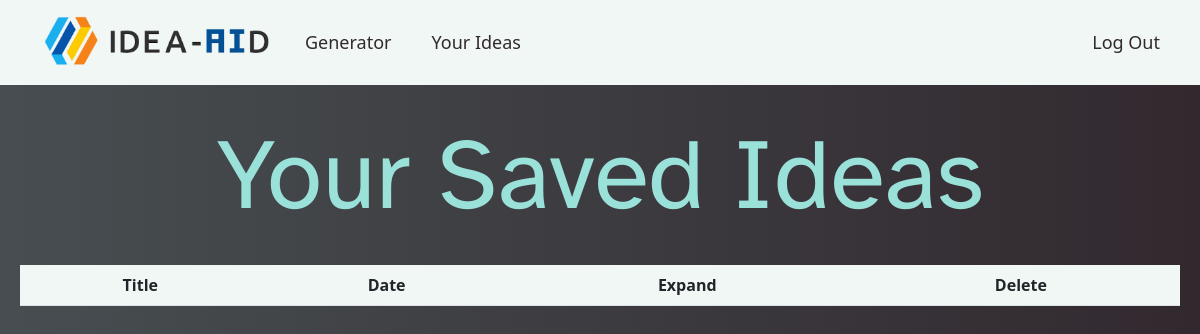
The page /saved (signed in) on the database as committed earlier.
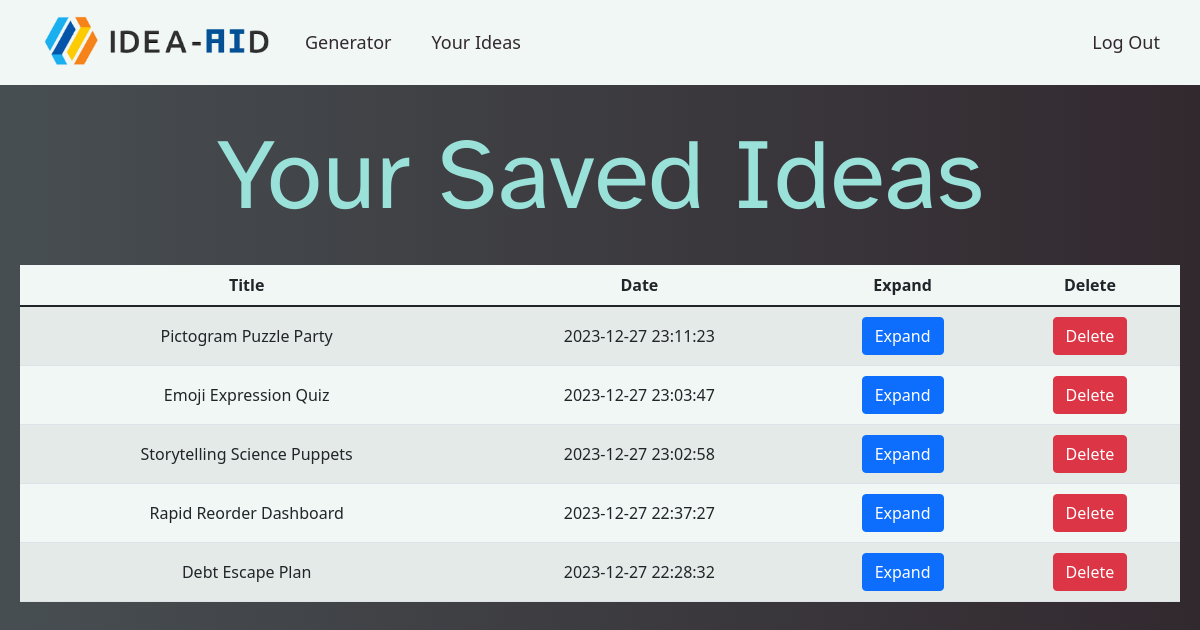
The same page on the database as committed later.
### tables this page shows
CREATE TABLE ideas (ideaID INTEGER PRIMARY KEY AUTOINCREMENT NOT NULL,  userID INTEGER NOT NULL, title TEXT NOT NULL, date_edited DATE NOT NULL);

### app.py (the view)
@app.route("/saved")
@login_required
def saved():
    uid = session["user_id"]
    ideas = db.execute("SELECT * FROM ideas WHERE userID = ? ORDER BY date_edited DESC", uid)
    return render_template("saved.html", ideas=ideas)

### helpers.py (called while the page is built)
def login_required(f): # f is a function, the actual one that will be done like /index or /sell, underneath
    @wraps(f) #this is a function that takes the original function and makes it keep all its metadata
    def decorated_function(*args, **kwargs): #this either makes the original function go to login or what it should be
        if session.get("user_id") is None:
            return redirect("/login")
        return f(*args, **kwargs)
    return decorated_function

### templates/saved.html (shortened to what this page needs)
{% extends "layout.html" %}
{% block header %}
    <h1>Your Saved Ideas</h1>
{% endblock %}
{% block main %}
    <div>
        <div class="saved-ideas">
            <table class="table table-striped">
                <thead>
                    <tr>
                        <th scope="col">Title</th>
                        <th scope="col">Date</th>
                        <th scope="col">Expand</th>
                        <th scope="col">Delete</th>
                    </tr>
                </thead>
                <tbody>
                    {% for idea in ideas %}
                        <tr>
                            <td>{{ idea.title }}</td>
                            <td>{{ idea.date_edited }}</td>
                            <td>
                                <form action="/expand" method="post">
                                    <button class="btn btn-primary" name="idea" value="{{ idea.title }}" type="submit">
                                        Expand
                                    </button>
                                </form>
                            </td>
                            <td>
                                <form action="/delete-idea" method="post">
                                    <button class="btn btn-danger" name="idea" value="{{ idea.title }}" type="submit">
                                        Delete
                                    </button>
                                </form>
                            </td>
                        </tr>
                    {% endfor %}
                </tbody>
            </table>
        </div>
    </div>
{% endblock %}

### templates/layout.html (shortened to what this page needs)
<!DOCTYPE html>
<html lang="en">
<head>
    <link href="https://cdn.jsdelivr.net/npm/bootstrap@5.1.3/dist/css/bootstrap.min.css"
 rel="stylesheet">
    <link href="/static/styles.css" rel="stylesheet">
    <link href="/static/nav.css" rel="stylesheet">
</head>
<body>
    <nav>
        <div class="navbar-container">
            <div class="side">
                <a href="/">
                    <img src="/static/logo.png">
                </a>
                <ul>
                    <li>
                        <a href="/generator">Generator</a>
                    </li>
                    <li>
                        <a href="/saved">Your Ideas</a>
                    </li>
                </ul>
            </div>
            <div class="side">
                <ul>
                    {% if session["user_id"] %}
                        <li>
                            <a href="/login">Log Out</a>
                        </li>
                    {% endif %}
                </ul>
            </div>
        </div>
    </nav>
    <header class="text-center">
        {% block header %}{% endblock %}
    </header>
    <main class="text-center">
        {% block main %}{% endblock %}
    </main>
</body>
</html>

### static/styles.css (style rules this page uses)
:root { --c1: #F0F7F4; --c2: #D6E8E6; --c3: #99E1D9; --c4: #70ABAF; --c5: #474E51; --c6: #32292F; }
body { background-image: linear-gradient(to right, var(--c5), var(--c6)); color: var(--c2); overflow-x: hidden; }
body { -ms-overflow-style: none; scrollbar-width: none; }
header { margin: 115px 35px 30px 35px; }
main { padding-bottom: 50px; padding-left: 20px; padding-right: 20px; display: block; }
h1 { font-size: 80px; font-family: Atkinson Hyperlegible; color: var(--c3); }
.saved-ideas table { background-color: var(--c1); }
.saved-ideas td { padding-top: 10px; padding-bottom: 10px; vertical-align: middle; }
@media only screen and (min-width: 768px) { h1 { font-size: 100px; } }

### static/nav.css (style rules this page uses)
nav { height: 85px; background-color: var(--c1); position: fixed; top: 0; width: 100vw; z-index: 5; }
nav .navbar-container { height: 100%; padding-left: 40px; padding-right: 40px; display: flex; justify-content: space-between; }
nav .navbar-container .side { display: flex; align-items: center; }
nav img { height: 55px; }
nav .side ul { display: none; }
nav ul li a { color: var(--c6); font-size: large; text-decoration: none; }
@media only screen and (min-width: 768px) { nav .side ul { display: block; margin-top: auto; margin-bottom: auto; list-style: none; display: flex; gap: 40px; } }

Rows that differ between the two databases and show on the page:
added ideas: title "Pictogram Puzzle Party", date_edited "2023-12-27 23:11:23"
added ideas: title "Emoji Expression Quiz", date_edited "2023-12-27 23:03:47"
added ideas: title "Storytelling Science Puppets", date_edited "2023-12-27 23:02:58"
added ideas: title "Rapid Reorder Dashboard", date_edited "2023-12-27 22:37:27"
added ideas: title "Debt Escape Plan", date_edited "2023-12-27 22:28:32"
